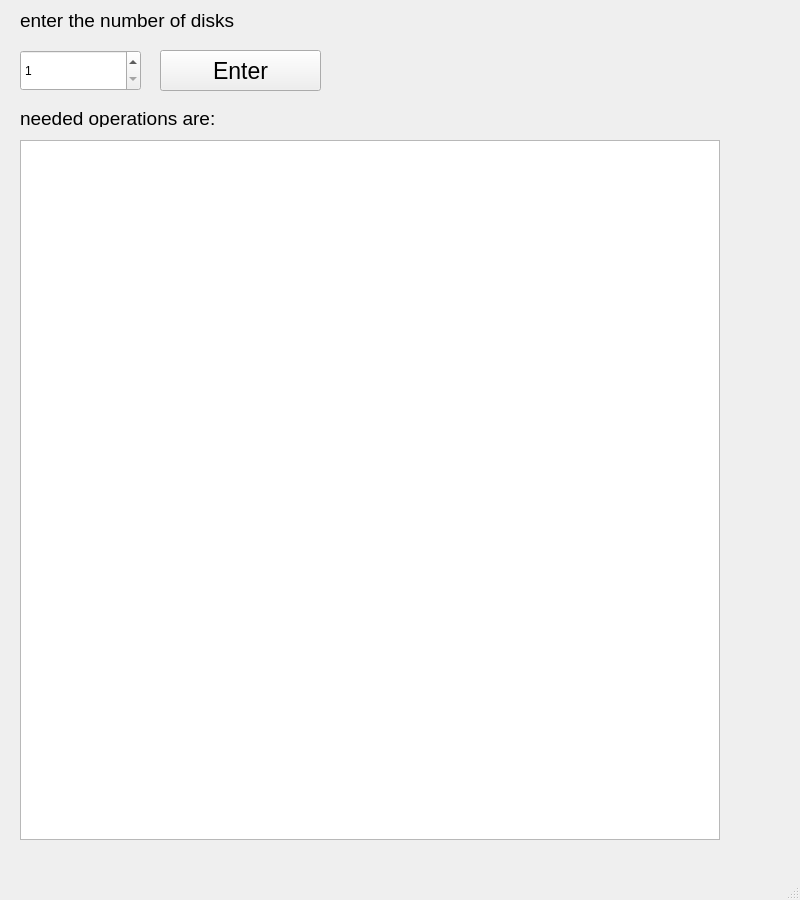
<?xml version="1.0" encoding="UTF-8"?>
<ui version="4.0">
 <class>MainWindow</class>
 <widget class="QMainWindow" name="MainWindow">
  <property name="geometry">
   <rect>
    <x>0</x>
    <y>0</y>
    <width>800</width>
    <height>900</height>
   </rect>
  </property>
  <property name="minimumSize">
   <size>
    <width>800</width>
    <height>900</height>
   </size>
  </property>
  <property name="maximumSize">
   <size>
    <width>800</width>
    <height>900</height>
   </size>
  </property>
  <property name="windowTitle">
   <string>MainWindow</string>
  </property>
  <widget class="QWidget" name="centralwidget">
   <widget class="QSpinBox" name="spinBox">
    <property name="geometry">
     <rect>
      <x>20</x>
      <y>50</y>
      <width>121</width>
      <height>41</height>
     </rect>
    </property>
    <property name="minimum">
     <number>1</number>
    </property>
    <property name="maximum">
     <number>17</number>
    </property>
   </widget>
   <widget class="QLabel" name="label">
    <property name="geometry">
     <rect>
      <x>20</x>
      <y>10</y>
      <width>221</width>
      <height>21</height>
     </rect>
    </property>
    <property name="font">
     <font>
      <pointsize>14</pointsize>
     </font>
    </property>
    <property name="text">
     <string>enter the number of disks</string>
    </property>
   </widget>
   <widget class="QTextBrowser" name="textBrowser">
    <property name="geometry">
     <rect>
      <x>20</x>
      <y>140</y>
      <width>700</width>
      <height>700</height>
     </rect>
    </property>
    <property name="minimumSize">
     <size>
      <width>700</width>
      <height>700</height>
     </size>
    </property>
    <property name="maximumSize">
     <size>
      <width>700</width>
      <height>700</height>
     </size>
    </property>
   </widget>
   <widget class="QLabel" name="label_2">
    <property name="geometry">
     <rect>
      <x>20</x>
      <y>110</y>
      <width>391</width>
      <height>17</height>
     </rect>
    </property>
    <property name="font">
     <font>
      <pointsize>14</pointsize>
     </font>
    </property>
    <property name="text">
     <string>needed operations are:</string>
    </property>
   </widget>
   <widget class="QPushButton" name="pushButton">
    <property name="geometry">
     <rect>
      <x>160</x>
      <y>50</y>
      <width>161</width>
      <height>41</height>
     </rect>
    </property>
    <property name="font">
     <font>
      <pointsize>17</pointsize>
     </font>
    </property>
    <property name="text">
     <string>Enter</string>
    </property>
   </widget>
  </widget>
  <widget class="QMenuBar" name="menubar">
   <property name="geometry">
    <rect>
     <x>0</x>
     <y>0</y>
     <width>800</width>
     <height>22</height>
    </rect>
   </property>
  </widget>
  <widget class="QStatusBar" name="statusbar"/>
 </widget>
 <resources/>
 <connections/>
</ui>
